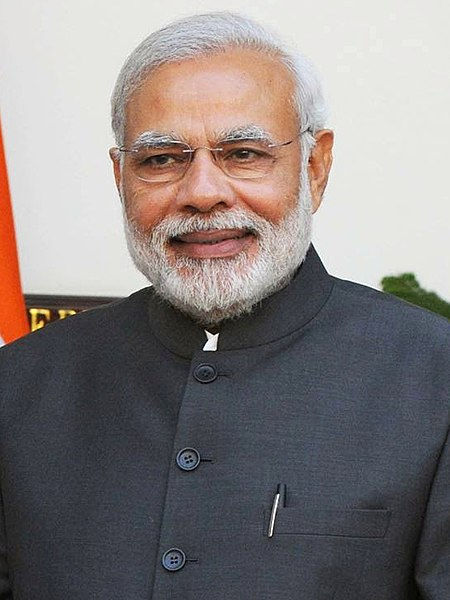
#> input picture images/modi.jpg, 450 x 600 px
$ python detect_faces.py --face haarcascade_frontalface_default.xml --image images/modi.jpg
#> lines starting #> are read from the running program, lines starting #| are printed output that depends on the picture
### facedetector.py
import cv2

class FaceDetector:
	def __init__(self, faceCascadePath):
		self.faceCascade = cv2.CascadeClassifier(faceCascadePath)

	def detect(self, image, scaleFactor = 1.1, minNeighbors = 5,
		minSize = (30, 30)):
		rects = self.faceCascade.detectMultiScale(image,
			scaleFactor = scaleFactor,
			minNeighbors = minNeighbors, minSize = minSize,
			flags = cv2.CASCADE_SCALE_IMAGE)

		return rects

### detect_faces.py
from __future__ import print_function
from facedetector import FaceDetector
import argparse
import cv2

ap = argparse.ArgumentParser()
ap.add_argument("-f", "--face", required = True,
	help = 'path where face cascade resides')
ap.add_argument("-i", "--image", required=True,
	help = 'path where the image file is')

args = vars(ap.parse_args())

image = cv2.imread(args["image"])
#> image is the input picture: shape (600, 450, 3); mean B, G, R 127, 127.7, 134.1
gray = cv2.cvtColor(image, cv2.COLOR_BGR2GRAY)
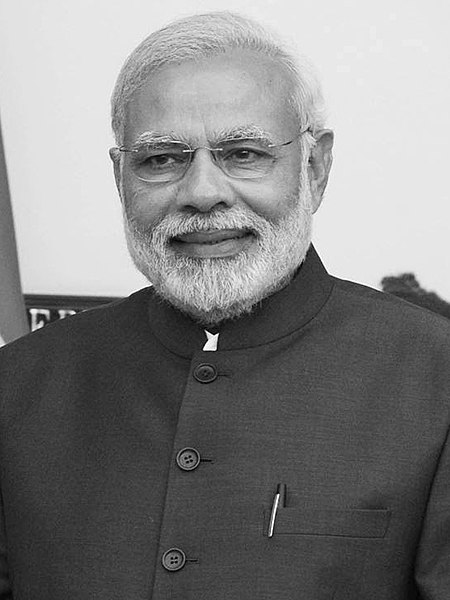
#> gray: shape (600, 450); min 0, max 255, mean 129.5

fd = FaceDetector(args["face"])
faceRects = fd.detect(gray, scaleFactor=1.2, minNeighbors=5, minSize=(30,30))
#> in detect, `rects = self.faceCascade.detectMultiScale(image, scaleFactor = scaleFa..`: rects = [[93, 70, 220, 220]]
#> faceRects = [[93, 70, 220, 220]]
print ("I found {} face(s)".format(len(faceRects)))
#| I found 1 face(s)

for (x,y,w,h) in faceRects:
	cv2.rectangle(image, (x, y), (x+w, y+h), (0,255,0), 2)
#> this loop made 1 pass

cv2.imshow('Faces', image)
cv2.waitKey(0)

$ run again, on images/obama.jpg
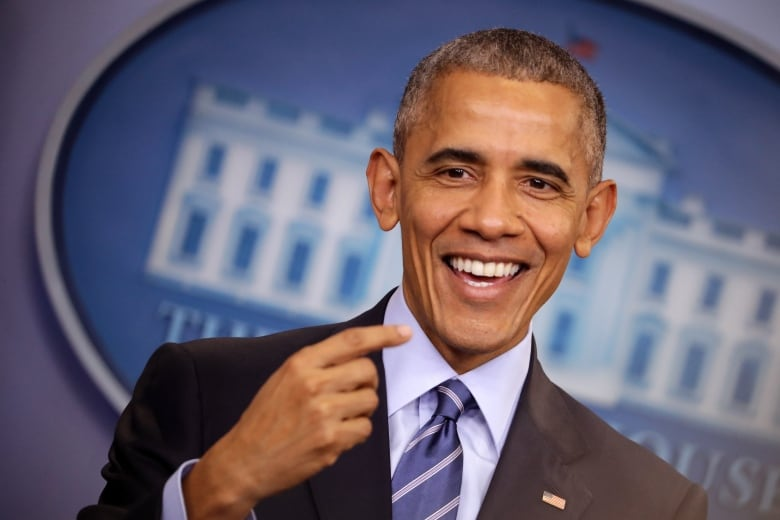
#> input picture images/obama.jpg, 780 x 520 px
#> image is the input picture: shape (520, 780, 3); mean B, G, R 111.7, 96.6, 105.2
#> `gray = cv2.cvtColor(image, cv2.COLOR_BGR2GRAY)`:
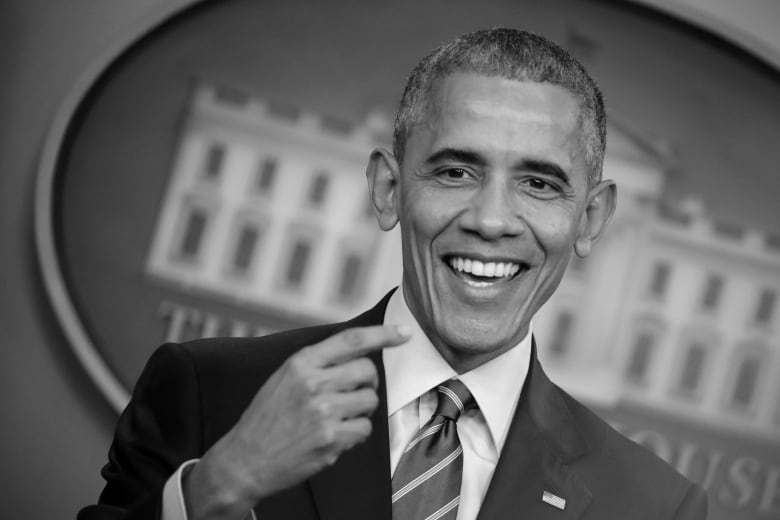
#> gray: shape (520, 780); min 0, max 250, mean 100.9
#> rects = [[375, 81, 243, 243]]
#| I found 1 face(s)
#> the loop `for (x,y,w,h) in faceRects:` made 1 pass

$ run again, on images/b.png
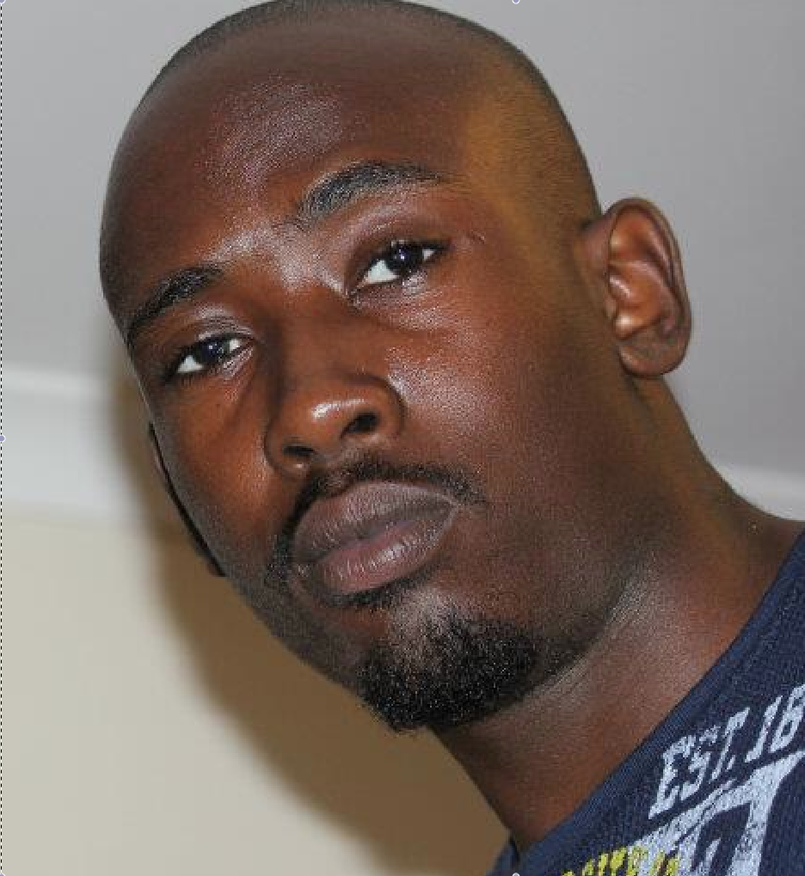
#> input picture images/b.png, 805 x 876 px, shrunk from 936 x 1019 before the run
#> image is the input picture: shape (876, 805, 3); mean B, G, R 96.8, 104.6, 120.7
#> `gray = cv2.cvtColor(image, cv2.COLOR_BGR2GRAY)`:
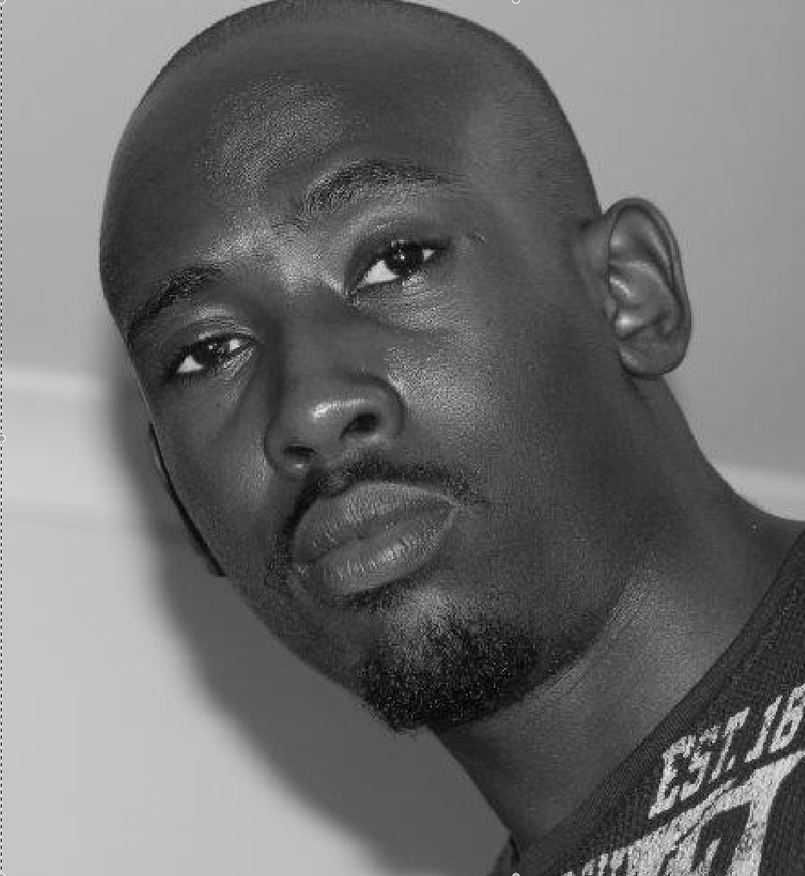
#> gray: shape (876, 805); min 0, max 255, mean 108.5
#> rects = ()
#| I found 0 face(s)
